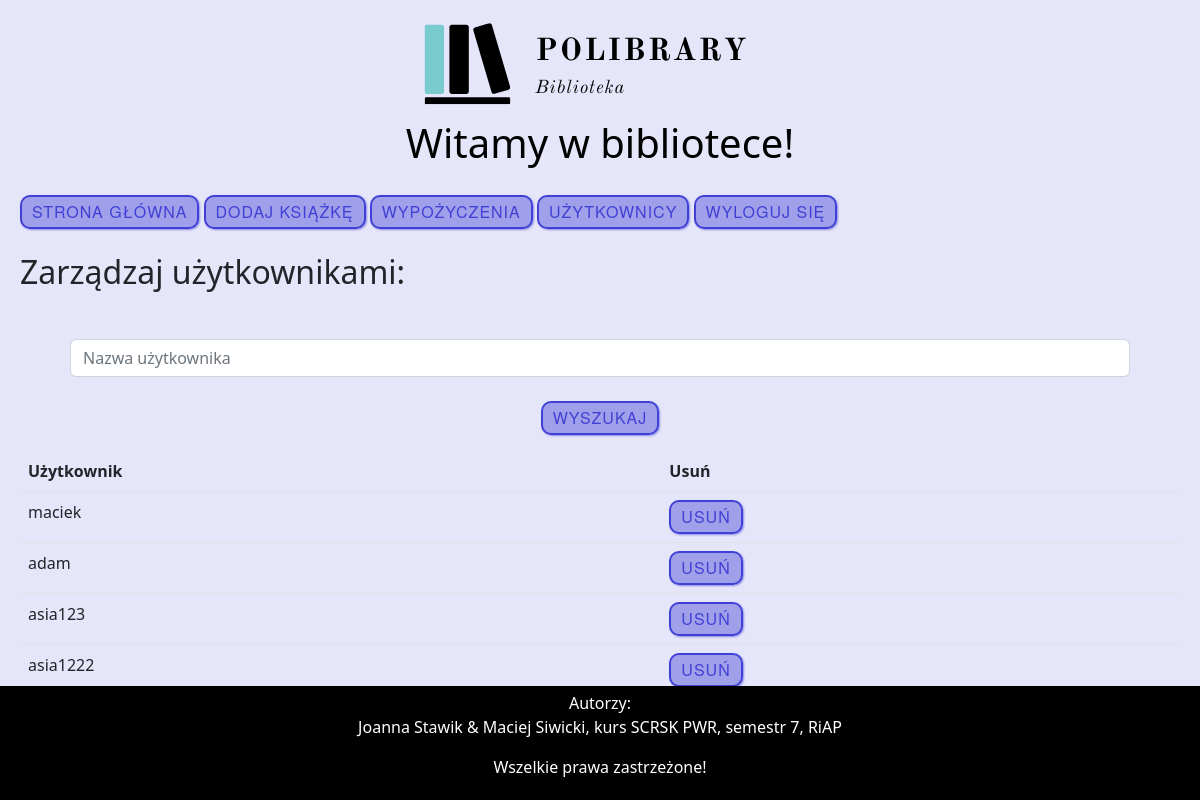
The page /php1/logowanie/uzytkownicy.php (signed in) on the database its author committed.
### tables this page shows
CREATE TABLE `uzytkownicy` (
  `id_uzytkownik` int(11) NOT NULL,
  `login` text NOT NULL,
  `haslo` text NOT NULL
);

### php1/logowanie/uzytkownicy.php (the view, shortened to what this page needs)
<?php
	require_once "connect.php";
	$conn = @new mysqli($host, $db_user, $db_password, $db_name);
?>
<!DOCTYPE html>
<html>
	<head>
		<link href="https://cdn.jsdelivr.net/npm/bootstrap@5.2.2/dist/css/bootstrap.min.css" rel="stylesheet">
		<link rel="stylesheet" href="../style.css">
	</head>
	<body>
		<center><img src="../Logo.png" alt="Polibrary" title="Logo - Polibrary"/></center>
		<h1>Witamy w bibliotece!</h1>
		<div id = "nav">
			<a href="../index.php" class="btn">Strona Główna</a>
			<a href="../logowanie/dodajKsiazke.php" class="btn">Dodaj książkę</a>
			<a href="../logowanie/wypozyczone.php" class="btn">Wypożyczenia</a>
			<a href="../logowanie/uzytkownicy.php" class="btn">Użytkownicy</a>
			<a href="../wylogowany/index.php" class="btn">Wyloguj się</a>
			<br><br>
			<h2>Zarządzaj użytkownikami:</h2><br>
			<div class="container px-4 text-center">
				<div class="row gx-5">
					<div class="col">
						<div class="p-3">
							<form action="uzytkownicy.php" method="post">
								<input type="text" class="form-control" name="username" placeholder="Nazwa użytkownika"/><br><button class="btn" type="submit">Wyszukaj</button>
							</form>
						</div>
					</div>
				</div>
			</div>
			<?php
				if (isset($_POST['username']) && strlen($_POST['username']) > 0)
				{
					$username = $_POST['username'];
					$sql = "SELECT id_uzytkownik, login FROM uzytkownicy WHERE login = '$username'";
				}
				else
				{
					$sql = "SELECT id_uzytkownik, login FROM uzytkownicy";
				}
				$result = $conn->query($sql);
				$resultCheck = $result->num_rows;
				echo<<<END
					<table class="table">
						<tr>
							<th>Użytkownik</th>
							<th>Usuń</th>
						</tr>
				END;
				if($resultCheck > 0)
				{
					while ($row = $result->fetch_assoc())
					{
						$login = $row["login"];
						$user_id = $row['id_uzytkownik'];
						echo<<<END
						 	<tr>
								<td>$login</td>
								<td>
									<form action="usun.php" method=post>
										<input type="hidden" name="user_id" value=$user_id>
										<button class="btn" type="submit">Usuń</button>
									</form>
								</td>
							</tr>
						END;
					}
				}
				else
				{
					echo'Nie ma uzytkowników.';
				}
				echo "</table>";
			?>
		</div>
	</body>
	<footer>
		Autorzy: <address>Joanna Stawik & Maciej Siwicki, kurs SCRSK PWR, semestr 7, RiAP
		</address>
		<p>Wszelkie prawa zastrzeżone!</p>
	</footer>
</html>

### php1/style.css (style rules this page uses)
body { background-color: #E6E6FA; margin-left: auto; margin-right: auto; }
h1 { text-decoration: none; text-align: center; color: black; text-align: center; width: 100%; }
.btn { font-family: 'helvetica neue', helvetica, sans-serif; letter-spacing: 1px; text-transform: uppercase; text-align: center; border: 2px solid rgba(0,0,200,0.6); background: rgba(0,0,200,0.3); color: rgba(0,0,200,0.6); box-shadow: 1px 1px 2px rgba(0,0,200,0.4); border-radius: 10px; padding: 3px 10px; display: inline-block; cursor: pointer; display: inline-block; outline: 0; -webkit-transition: all 0.3s ease; transition: all 0.3s ease; }
footer { clear: both; background-color: black; color: white; padding: 5px; position: fixed; text-align: center; width: 100%; bottom: 0; }
a { text-decoration: none; }
#nav { padding: 20px; }

### rows shown on the page
uzytkownicy: login "maciek"
uzytkownicy: login "adam"
uzytkownicy: login "asia123"
uzytkownicy: login "asia1222"
